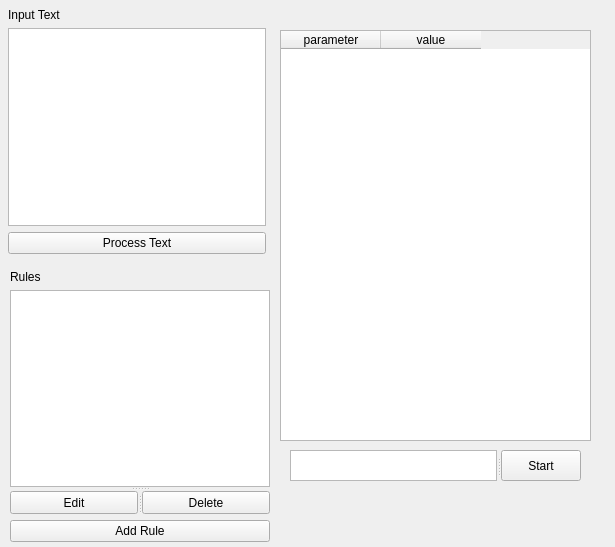
<?xml version="1.0" encoding="UTF-8"?>
<ui version="4.0">
 <class>MainWindow</class>
 <widget class="QMainWindow" name="MainWindow">
  <property name="geometry">
   <rect>
    <x>0</x>
    <y>0</y>
    <width>615</width>
    <height>547</height>
   </rect>
  </property>
  <property name="windowTitle">
   <string>CryptoGUI</string>
  </property>
  <widget class="QWidget" name="centralwidget">
   <widget class="QTableWidget" name="output_table">
    <property name="geometry">
     <rect>
      <x>280</x>
      <y>30</y>
      <width>311</width>
      <height>411</height>
     </rect>
    </property>
    <column>
     <property name="text">
      <string>parameter</string>
     </property>
    </column>
    <column>
     <property name="text">
      <string>value</string>
     </property>
    </column>
   </widget>
   <widget class="QWidget" name="layoutWidget">
    <property name="geometry">
     <rect>
      <x>8</x>
      <y>8</y>
      <width>258</width>
      <height>246</height>
     </rect>
    </property>
    <layout class="QVBoxLayout" name="verticalLayout">
     <item>
      <widget class="QLabel" name="input_text_label">
       <property name="text">
        <string>Input Text</string>
       </property>
      </widget>
     </item>
     <item>
      <widget class="QPlainTextEdit" name="input_text"/>
     </item>
     <item>
      <widget class="QPushButton" name="process_text_button">
       <property name="text">
        <string>Process Text</string>
       </property>
      </widget>
     </item>
    </layout>
   </widget>
   <widget class="QWidget" name="">
    <property name="geometry">
     <rect>
      <x>10</x>
      <y>270</y>
      <width>260</width>
      <height>272</height>
     </rect>
    </property>
    <layout class="QVBoxLayout" name="verticalLayout_3">
     <item>
      <widget class="QLabel" name="rules_label">
       <property name="text">
        <string>Rules</string>
       </property>
      </widget>
     </item>
     <item>
      <layout class="QVBoxLayout" name="verticalLayout_2">
       <item>
        <widget class="QSplitter" name="splitter_2">
         <property name="orientation">
          <enum>Qt::Orientation::Vertical</enum>
         </property>
         <widget class="QListWidget" name="rules_list"/>
         <widget class="QSplitter" name="splitter">
          <property name="orientation">
           <enum>Qt::Orientation::Horizontal</enum>
          </property>
          <widget class="QPushButton" name="edit_rule_button">
           <property name="text">
            <string>Edit</string>
           </property>
          </widget>
          <widget class="QPushButton" name="delete_rule_button">
           <property name="text">
            <string>Delete</string>
           </property>
          </widget>
         </widget>
        </widget>
       </item>
       <item>
        <widget class="QPushButton" name="add_rule_button">
         <property name="text">
          <string>Add Rule</string>
         </property>
        </widget>
       </item>
      </layout>
     </item>
    </layout>
   </widget>
   <widget class="QSplitter" name="splitter_3">
    <property name="geometry">
     <rect>
      <x>290</x>
      <y>450</y>
      <width>291</width>
      <height>31</height>
     </rect>
    </property>
    <property name="orientation">
     <enum>Qt::Orientation::Horizontal</enum>
    </property>
    <widget class="QPlainTextEdit" name="passed_rule_text"/>
    <widget class="QPushButton" name="start_button">
     <property name="text">
      <string>Start</string>
     </property>
    </widget>
   </widget>
  </widget>
 </widget>
 <resources/>
 <connections/>
</ui>
